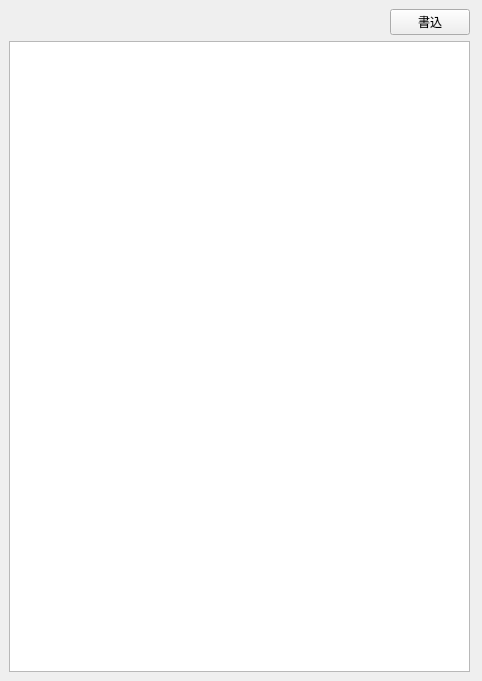
<?xml version="1.0" encoding="UTF-8"?>
<ui version="4.0">
 <class>riding_list_window</class>
 <widget class="QWidget" name="riding_list_window">
  <property name="geometry">
   <rect>
    <x>0</x>
    <y>0</y>
    <width>482</width>
    <height>681</height>
   </rect>
  </property>
  <property name="sizePolicy">
   <sizepolicy hsizetype="Expanding" vsizetype="Preferred">
    <horstretch>0</horstretch>
    <verstretch>0</verstretch>
   </sizepolicy>
  </property>
  <property name="windowTitle">
   <string>riding_times</string>
  </property>
  <widget class="QWidget" name="horizontalLayoutWidget">
   <property name="geometry">
    <rect>
     <x>9</x>
     <y>9</y>
     <width>461</width>
     <height>26</height>
    </rect>
   </property>
   <layout class="QHBoxLayout" name="horizontalLayout">
    <property name="sizeConstraint">
     <enum>QLayout::SetDefaultConstraint</enum>
    </property>
    <item>
     <spacer name="horizontalSpacer">
      <property name="orientation">
       <enum>Qt::Horizontal</enum>
      </property>
      <property name="sizeHint" stdset="0">
       <size>
        <width>40</width>
        <height>20</height>
       </size>
      </property>
     </spacer>
    </item>
    <item>
     <widget class="QPushButton" name="writeButton">
      <property name="maximumSize">
       <size>
        <width>100</width>
        <height>16777215</height>
       </size>
      </property>
      <property name="text">
       <string>書込</string>
      </property>
     </widget>
    </item>
   </layout>
  </widget>
  <widget class="QWidget" name="verticalLayoutWidget">
   <property name="geometry">
    <rect>
     <x>9</x>
     <y>41</y>
     <width>461</width>
     <height>631</height>
    </rect>
   </property>
   <layout class="QVBoxLayout" name="verticalLayout_2">
    <property name="sizeConstraint">
     <enum>QLayout::SetDefaultConstraint</enum>
    </property>
    <item>
     <widget class="QTableView" name="tableView_name">
      <property name="sizePolicy">
       <sizepolicy hsizetype="Expanding" vsizetype="Expanding">
        <horstretch>0</horstretch>
        <verstretch>0</verstretch>
       </sizepolicy>
      </property>
      <property name="minimumSize">
       <size>
        <width>0</width>
        <height>0</height>
       </size>
      </property>
      <property name="baseSize">
       <size>
        <width>0</width>
        <height>0</height>
       </size>
      </property>
      <attribute name="verticalHeaderDefaultSectionSize">
       <number>30</number>
      </attribute>
     </widget>
    </item>
   </layout>
  </widget>
 </widget>
 <resources/>
 <connections/>
</ui>
